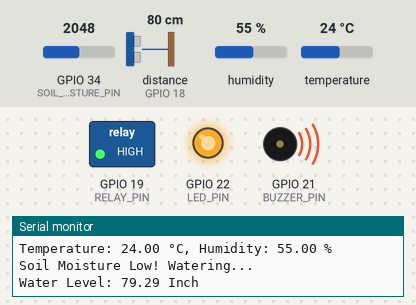
This sketch was run on a simulated ESP32. On the bench: switched loads named in the sketch (green lamp = pin HIGH), output pins drawn as LEDs (lit = HIGH), buzzer (waves = sounding, pin HIGH), the last lines printed to the serial monitor. Wiring (inferred from the names in the program): ultrasonic range finder: trigger GPIO 5; echo GPIO 18. The inputs (shaded band) are chosen by the test bench; at power-on: GPIO 34 (SOIL_MOISTURE_PIN) = 2048, distance to the obstacle (sensor on GPIO 18) 80 cm, humidity 55 %, temperature 24 °C. The echo pulse lasts 58.3 µs per cm; WiFi joins after 1.5 s; servers stay silent unless stated; pins used as bus, display or sensor lines are not drawn.

Above: at 3.2 s.
3.3 s: GPIO 34 (SOIL_MOISTURE_PIN) set to 1555
5.2 s: GPIO 34 (SOIL_MOISTURE_PIN) set to 1447
At 7.0 s:
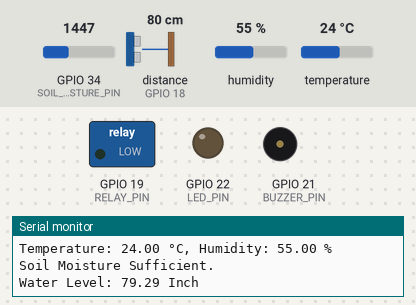
8.6 s: GPIO 34 (SOIL_MOISTURE_PIN) set to 1540
At 9.8 s:
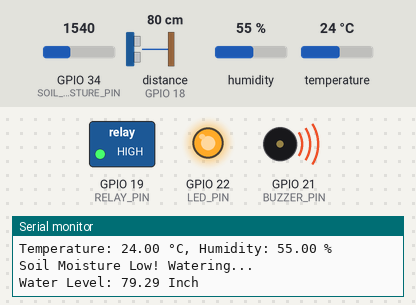
10.6 s: GPIO 34 (SOIL_MOISTURE_PIN) set to 1460
At 11.4 s:
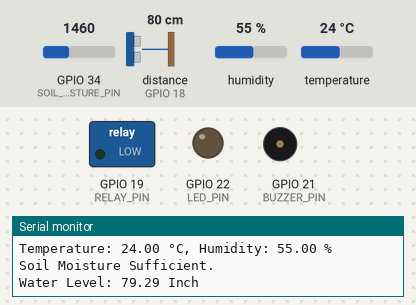
Timing chart, 0 to 13.6 s (numbered marks = the images above; inputs shaded):
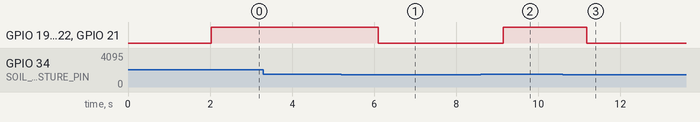

The sketch:

Version-1.ino
```cpp
// version 1.0
#include <WiFi.h>
#include <DHT.h>

// Pin Definitions
#define SOIL_MOISTURE_PIN 34   // GPIO34 for Soil Moisture (Analog)
#define DHT_PIN 4              // GPIO4 for DHT11
#define RELAY_PIN 19           // GPIO19 for Relay
#define BUZZER_PIN 21          // GPIO21 for Buzzer
#define LED_PIN 22             // GPIO22 for LED

// Ultrasonic Sensor (Water Level) Pins
#define TRIG_PIN 5  // GPIO5 for Trigger
#define ECHO_PIN 18 // GPIO18 for Echo

// DHT11 Setup
#define DHT_TYPE DHT11
DHT dht(DHT_PIN, DHT_TYPE);

// Wi-Fi Credentials
const char* ssid = "Caesium";
const char* password = "helloworld";

// Threshold for soil moisture sensor
int soilMoistureThreshold = 1500; // Adjust based on sensor calibration

void setup() {
    // Start Serial Monitor
    Serial.begin(115200);

    // Set pin modes
    pinMode(SOIL_MOISTURE_PIN, INPUT);
    pinMode(RELAY_PIN, OUTPUT);
    pinMode(BUZZER_PIN, OUTPUT);
    pinMode(LED_PIN, OUTPUT);
    pinMode(TRIG_PIN, OUTPUT);
    pinMode(ECHO_PIN, INPUT);

    // Start DHT sensor
    dht.begin();

    // Start Wi-Fi with a timeout
    Serial.println("Connecting to WiFi...");
    WiFi.begin(ssid, password);

    int timeout = 20; // 20 seconds timeout
    while (WiFi.status() != WL_CONNECTED && timeout > 0) {
        delay(1000);
        Serial.print(".");
        timeout--;
    }

    if (WiFi.status() == WL_CONNECTED) {
        Serial.println("\nWiFi connected!");
        Serial.print("IP Address: ");
        Serial.println(WiFi.localIP());
    } else {
        Serial.println("\nWiFi connection failed! Running offline mode.");
    }
}

// Function to measure water level using Ultrasonic Sensor
float getWaterLevel() {
    digitalWrite(TRIG_PIN, LOW);
    delayMicroseconds(2);
    digitalWrite(TRIG_PIN, HIGH);
    delayMicroseconds(10);
    digitalWrite(TRIG_PIN, LOW);

    long duration = pulseIn(ECHO_PIN, HIGH);
    float distance = duration * 0.034 / 2;  // Convert to cm
    float distanceInches = distance * 0.3937; // Convert cm to inches

    return distance;
    //return distanceInches;

}

void loop() {
    // Read Soil Moisture
    int soilMoistureValue = analogRead(SOIL_MOISTURE_PIN);
    Serial.print("Soil Moisture: ");
    Serial.println(soilMoistureValue);

    // Read Temperature and Humidity
    float humidity = dht.readHumidity();
    float temperature = dht.readTemperature();

    if (isnan(humidity) || isnan(temperature)) {
        Serial.println("Failed to read from DHT sensor!");
    } else {
        Serial.print("Temperature: ");
        Serial.print(temperature);
        Serial.print(" °C, Humidity: ");
        Serial.print(humidity);
        Serial.println(" %");
    }

    // Control the Pump, Buzzer, and LED based on Soil Moisture
    if (soilMoistureValue > soilMoistureThreshold) {  // If soil is dry (adjust condition if needed)
        digitalWrite(RELAY_PIN, HIGH);  // Turn on the pump
        digitalWrite(BUZZER_PIN, HIGH); // Turn on buzzer
        digitalWrite(LED_PIN, HIGH);    // Turn on LED
        Serial.println("Soil Moisture Low! Watering...");
    } else {
        digitalWrite(RELAY_PIN, LOW);  // Turn off the pump
        digitalWrite(BUZZER_PIN, LOW); // Turn off buzzer
        digitalWrite(LED_PIN, LOW);    // Turn off LED
        Serial.println("Soil Moisture Sufficient.");
    }

        // Read Water Level
    float waterLevel = getWaterLevel();
    Serial.print("Water Level: ");
    Serial.print(waterLevel);
    Serial.println(" Inch");

    // Delay before reading again
    delay(1000);
}
```

Measured:
- the behaviour switches between 1501 and 1500 on GPIO 34 (SOIL_MOISTURE_PIN) (found by bisection; images 0 and 1)
- after the input at 5.2 s, GPIO 19 (RELAY_PIN), GPIO 22 (LED_PIN), GPIO 21 (BUZZER_PIN): HIGH → LOW after 0.90 s
- after the input at 8.6 s, GPIO 19 (RELAY_PIN), GPIO 22 (LED_PIN), GPIO 21 (BUZZER_PIN): LOW → HIGH after 0.55 s
- after the input at 10.6 s, GPIO 19 (RELAY_PIN), GPIO 22 (LED_PIN), GPIO 21 (BUZZER_PIN): HIGH → LOW after 0.58 s
